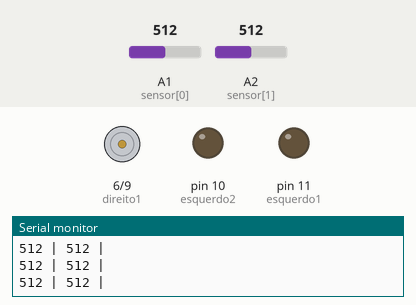
Simulated run of this sketch. Board: Arduino Uno, built with avr-gcc and run on an emulated ATmega328P. On the bench: motor-driver pin pairs drawn as motors (green arrow = first pin HIGH = forward, orange = second pin HIGH = backward, longer = more drive), output pins drawn as LEDs (lit = HIGH), the last lines printed to the serial monitor. Inputs (shaded band) come from the test bench; at power-on: A2 (sensor[1]) = 512, A1 (sensor[0]) = 512.

Above: at 1.2 s.
1.3 s: A2 (sensor[1]) set to 481
At 2.8 s:
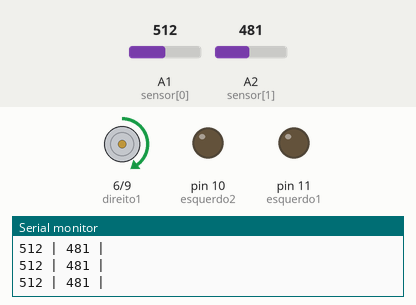
3.1 s: A2 (sensor[1]) set to 510
At 4.8 s:
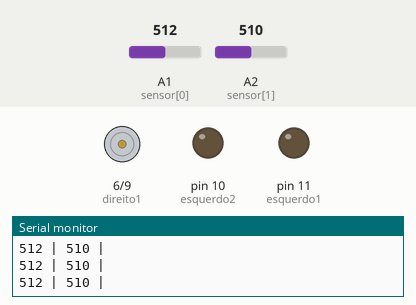
5.1 s: A2 (sensor[1]) set to 490
At 5.9 s:
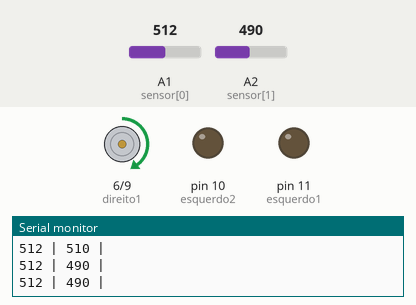
7.0 s: A2 (sensor[1]) set to 511
At 8.1 s:
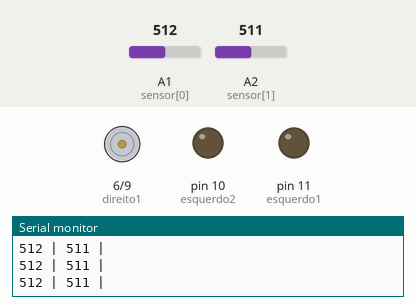
Timing chart, 0 to 10.0 s (numbered marks = the images above; inputs shaded):
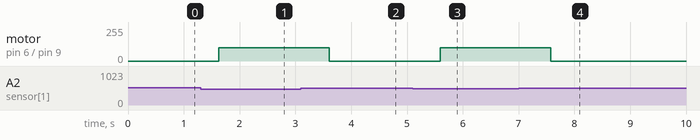

The sketch:

codigoDefinitivo2.ino
```cpp
int sensor[2] = {A1,A2};
int sensorval[2];

int esquerdo1 = 11;
int direito1 = 6;
int esquerdo2 = 10;
int direito2 = 9;

int velocidade;
int velocidade2;


void setup(){
  pinMode(sensor[1], INPUT);
  pinMode(sensor[2], INPUT);

  pinMode(esquerdo1, OUTPUT);
  pinMode(direito1, OUTPUT);
  pinMode(esquerdo2, OUTPUT);
  pinMode(direito2, OUTPUT);

  Serial.begin(9600);
}

void loop(){
  scan();
  check();

}

void scan(){

  for(int i=0; i<2; i++){
  sensorval[i] = analogRead(sensor[i]);
  Serial.print(sensorval[i]);
  Serial.print(" | ");

  }
  Serial.println(" ");
      delay(300);

}

void check(){

  if(sensorval[1] > 500 && sensorval[2] < 500){

    esquerda();
  }
  else if(sensorval[1] < 500 && sensorval[2] > 500){

    direita();
  }
  else if(sensorval[1] < 500 && sensorval[2] < 500){

    andarFrente();
  }
  else if(sensorval[1] > 500 && sensorval[2] > 500){

    parar();
  }
  else{

    parar();
    Serial.println("Erro!");
  }
  delay(30);


}

void esquerda(){

  analogWrite(esquerdo1, 100);
  analogWrite(esquerdo2, 0);
  analogWrite(direito1, 0);
  analogWrite(direito2, 0);

}

void direita(){

  analogWrite(esquerdo1, 0);
  analogWrite(esquerdo2, 0);
  analogWrite(direito1, 100);
  analogWrite(direito2, 0);

}

void andarFrente(){

  analogWrite(esquerdo1, 90);
  analogWrite(esquerdo2, 0);
  analogWrite(direito1, 90);
  analogWrite(direito2, 0);

}

void parar(){

  analogWrite(esquerdo1, 0);
  analogWrite(esquerdo2, 0);
  analogWrite(direito1, 0);
  analogWrite(direito2, 0);

}
```

Measured:
- the behaviour switches between 500 and 499 on A2 (sensor[1]) (found by bisection; images 0 and 1)
- after the input at 1.3 s, motor on pin 6 (direito1) / pin 9 (direito2): stopped → forward 100/255 after 0.32 s
- after the input at 3.1 s, motor on pin 6 (direito1) / pin 9 (direito2): forward 100/255 → stopped after 0.51 s
- after the input at 5.1 s, motor on pin 6 (direito1) / pin 9 (direito2): stopped → forward 100/255 after 0.49 s
- after the input at 7.0 s, motor on pin 6 (direito1) / pin 9 (direito2): forward 100/255 → stopped after 0.58 s
